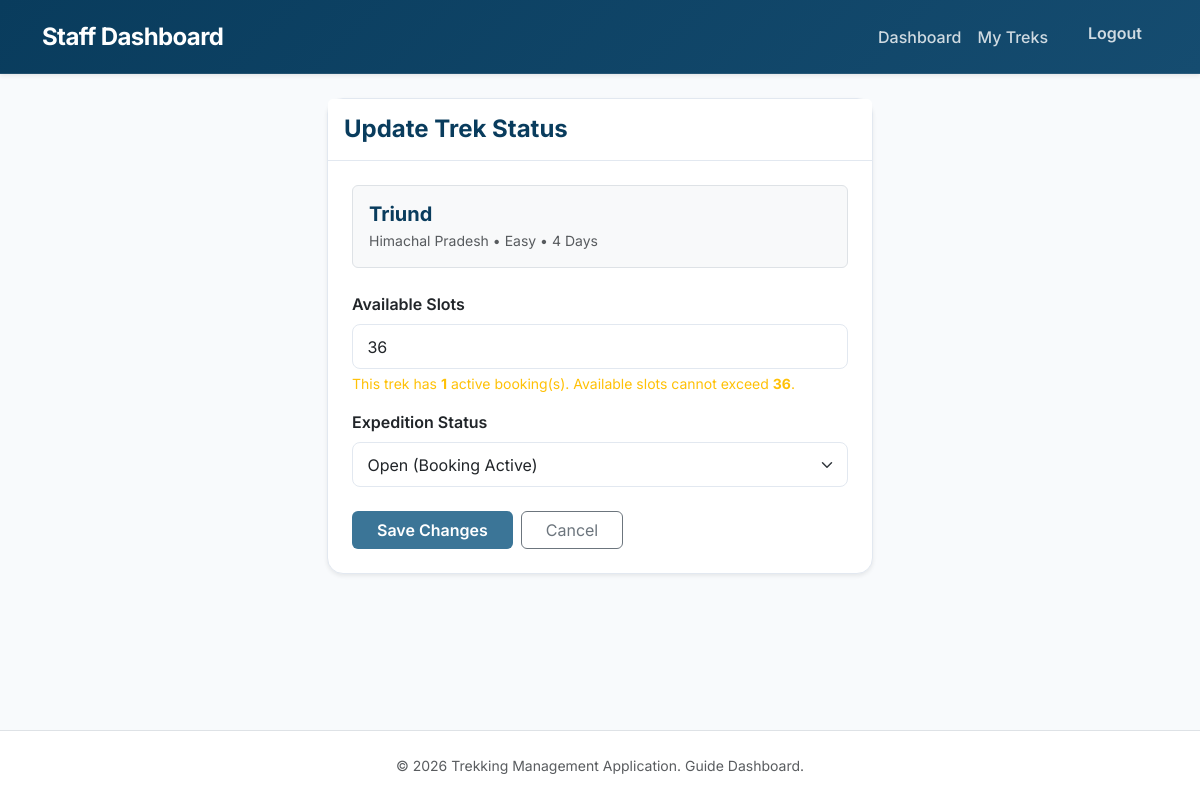
Page /staff/treks/update/4 (signed in) on the committed database.
### models.py (models this page shows, shortened)
class Trek(db.Model):
    __tablename__ = "trek"
    id = db.Column(db.Integer, primary_key=True)
    name = db.Column(db.String(100), nullable=False)
    location = db.Column(db.String(100), nullable=False)
    difficulty = db.Column(db.String(50), nullable=False)
    duration = db.Column(db.Integer, nullable=False)
    total_slots = db.Column(db.Integer, nullable=False)
    available_slots = db.Column(db.Integer, nullable=False)
    assigned_staff = db.Column(
        db.Integer,
        db.ForeignKey("user.id"),
        nullable=True
    )
    start_date = db.Column(db.Date)
    end_date = db.Column(db.Date)
    status = db.Column(db.String(20), default="Pending")
    is_deleted = db.Column(
        db.Boolean,
        default=False
    )
    description = db.Column(db.Text)
    bookings = db.relationship(
        "Booking",
        backref="trek",
        lazy=True
    )

### routes/staff.py (the view, shortened to what this page needs)
@staff.route("/treks/update/<int:id>", methods=["GET", "POST"])
@login_required
@staff_required
def update_trek(id):
    trek = Trek.query.get_or_404(id)
    if trek.assigned_staff != current_user.id:
        flash("Access Denied!", "danger")
        return redirect(url_for("staff.assigned_treks"))
    booked_slots = Booking.query.filter_by(trek_id=trek.id, status="Booked").count()
    return render_template(
        "staff/edit_trek.html",
        trek=trek,
        booked_slots=booked_slots
    )

### app.py (called while the page is built)
@login_manager.user_loader
def load_user(user_id):
    return User.query.get(int(user_id))

### routes/staff.py (called while the page is built)
def staff_required(func):
    @wraps(func)
    def wrapper(*args, **kwargs):
        if not current_user.is_authenticated:
            return redirect(url_for("auth.login"))
        if current_user.role != "staff":
            flash("Access Denied!", "danger")
            return redirect(url_for("auth.login"))
        if current_user.status != "approved":
            flash("Your account is awaiting admin approval.", "warning")
            return redirect(url_for("auth.login"))
        return func(*args, **kwargs)
    return wrapper

### templates/staff/edit_trek.html (shortened to what this page needs)
{% extends "staff/base.html" %}
{% block content %}
<div class="row justify-content-center">
    <div class="col-md-6">
        <div class="card shadow-sm">
            <div class="card-header py-3 bg-white">
                <h4 class="mb-0 fw-bold" style="color: var(--primary)">Update Trek Status</h4>
            </div>
            <div class="card-body p-4">
                <div class="mb-4 p-3 bg-light rounded border">
                    <h5 class="fw-bold mb-1" style="color: var(--primary);">{{ trek.name }}</h5>
                    <p class="text-muted small mb-0">{{ trek.location }} &bull; {{ trek.difficulty }} &bull; {{ trek.duration }} Days</p>
                </div>
                <form method="POST">
                     <div class="mb-3">
                        <label class="form-label fw-semibold">Available Slots</label>
                        <input type="number" min="0" max="{{ trek.total_slots - booked_slots }}" class="form-control" name="available_slots" value="{{ trek.available_slots }}" required>
                        {% if booked_slots > 0 %}
                        <div class="form-text text-warning">
                             This trek has <strong>{{ booked_slots }}</strong> active booking(s).
                            Available slots cannot exceed <strong>{{ trek.total_slots - booked_slots }}</strong>.
                        </div>
                        {% else %}
                        <div class="form-text">Maximum total slots configured for this trek: {{ trek.total_slots }}</div>
                        {% endif %}
                    </div>
                    <div class="mb-4">
                        <label class="form-label fw-semibold">Expedition Status</label>
                        <select name="status" class="form-select">
                            <option value="Open" {% if trek.status == "Open" %}selected{% endif %}>Open (Booking Active)</option>
                        </select>
                    </div>
                    <div class="d-flex gap-2">
                        <button type="submit" class="btn btn-custom px-4 fw-semibold">
                            Save Changes
                        </button>
                        <a href="{{ url_for('staff.assigned_treks') }}" class="btn btn-outline-secondary px-4">
                            Cancel
                        </a>
                    </div>
                </form>
            </div>
        </div>
    </div>
</div>
{% endblock %}

### static/css/style.css (style rules this page uses)
:root { --primary: #093c5d; --primary-light: #154c70; --secondary: #3b7597; --accent: #5df8d8; --bg-light: #f8fafc; --card-bg: #ffffff; --text-main: #1e293b; --text-muted: #64748b; --border-color: #e2e8f0; }
body { font-family: 'Inter', system-ui, -apple-system, sans-serif; background-color: var(--bg-light); color: var(--text-main); display: flex; flex-direction: column; min-height: 100vh; margin: 0; }
.btn-custom { background-color: var(--secondary); color: #ffffff; transition: all 0.2s ease; }
.card { background-color: var(--card-bg); border: 1px solid var(--border-color); border-radius: 1rem; transition: all 0.3s cubic-bezier(0.4, 0, 0.2, 1); }
.card-header { border-bottom: 1px solid var(--border-color); background: transparent; font-weight: 600; }
.form-control, .form-select { border: 1px solid var(--border-color); border-radius: 0.5rem; padding: 0.6rem 0.9rem; transition: all 0.2s ease; }

### rows in the picture
Trek: name "Triund", location "Himachal Pradesh", difficulty "Easy", duration "4", available_slots "36", trek.total_slots-booked_slots "36", status "Open (Booking Active)"

### other values in the picture
{{ booked_slots }} "1"
